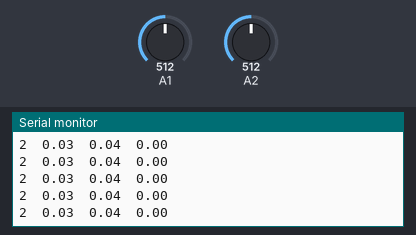
The sketch below on a simulated Arduino Uno, built with avr-gcc and run on an emulated ATmega328P. On the bench: the last lines printed to the serial monitor. The test bench sets the inputs (shaded band); at power-on: A2 = 512, A1 = 512.

Above: at 2.2 s.
2.3 s: A2 set to 716
At 3.0 s:
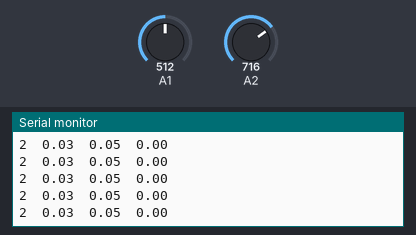
5.3 s: A1 set to 306
At 6.3 s:
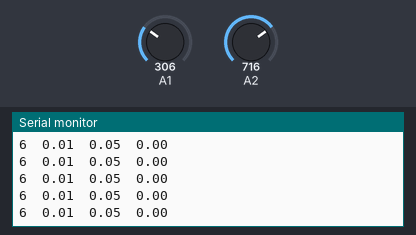
6.8 s: A2 set to 900
At 7.6 s:
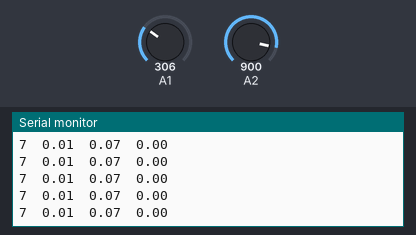
8.3 s: A1 set to 511
At 8.9 s:
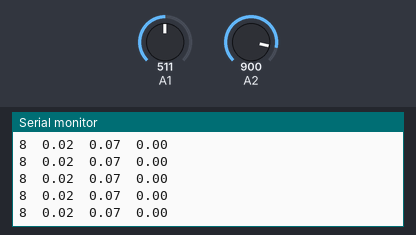
Timing chart, 0 to 11.3 s (numbered marks = the images above; inputs shaded):
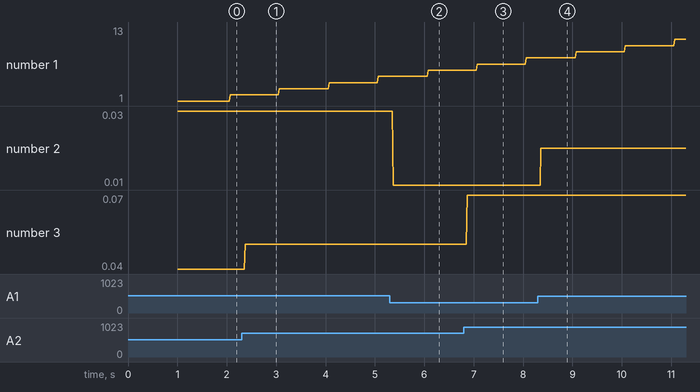

The sketch:

PID_Arduino.ino
```cpp
/*
 * This is a code that implements a function that performs discretized digital filter.
 * The function of this program is to reduce the noise present in the signals of sensors.
 * The Funtion is defined as : Error_filt = Error_filt * alpha + Error * (1-alpha)
 * this is the backward difference method which uses the a portion of the previously sensed value
 * to wash out the high frequency noise through constant averaging.
 *
 * so far this program is written so that if a potentiometer is turned to say: i want to be at 5 meters
 * then the actual position is read: I am at two meters
 * The error between the two is calculated: I need to move three meters
 * Then the controller moves as fast a possible to get to five meters
 * if it overshoots it corrects.
 * if the correction undershoots it corrects, etc, until the error is zero
 *
 * The future itration of this program will take both a gyroscopic reading and accelerometer reading to determine the drones angle of pitch and use the motors to correct it.
 * This program can also be used to help control the depth of the drone and keep it there.
 */

int ControlPin = 1; //Set the output pin

double PosRef = 0; //position reference
double Pos = 0;    // actual position
double Error = 0;  // error
double Error_dot = 0;  // time-derivative of the error
double Error_int = 0;  // Integral of the error
double Control_U = 0;  // Controller output
double Control_U_max = 255;  // Maximum output, in digital, 255 for Arduino digital pin output
double Control_U_min = 0;    // Minimum output
                             // these min/max controls can be changed, not suggested

double KP = 0;   // This is the proportional gain
double KI = 0;   // This is the Integral gain
double KD = 0;   // This is the derivative gain
                 // Any of the K values can be commented out to make certian controller types.
double Delta_t = 0; // discrete time jump

double Error_filt = 0;
double Error_filt_prev = 0;
double alpha = 0.9;  // alpha may be changed but is usually kept close to unity

unsigned long time_cur = 0;
unsigned long time_prev = 0;

double Poten2Meter = (5.0/1023.0)*0.01;
double Sense2Meter = (5.0/1023.0)*0.015;

void setup() {
  Serial.begin(9600);
  delay(1000);
  time_prev = millis();
}

void loop() {

   delay(5);                             // For slowing down the sampling rate if it is too fast
                                         // For our drone this delay will be implemented using the millis function
                                         // And a boolean statement
                                         // A delay() command stops all processing on the arduino and would render the drone useless
                                         // During that time.

   PosRef = analogRead(ControlPin)*Poten2Meter;   // Read reference command from the potentiometer and convert it to meters
   Pos = analogRead(2)*Sense2Meter;      // Read sensor output and convert it to meters

   Error = PosRef-Pos;                  // Feedback Error

   Error_filt = Error_filt * alpha + Error * (1-alpha);  // Filter the error for derivative calculation if the signal is noisy

   time_cur = millis();
   Delta_t = time_cur - time_prev;     // Calculate Delta_t

   Error_dot = (Error_filt-Error_filt_prev)/Delta_t;     // Calculate Error derivative

   Error_int = Error_int + Error*Delta_t;                // Calculate Error integral

   Control_U = KP*Error + KI*Error_int + KD*Error_dot;   // Compute the control signal

   if (Control_U > Control_U_max)
   {
      Control_U = Control_U_max;              // Control saturation
      Error_int = Error_int - Error*Delta_t;  // Integrtor anti-windup (prevent error integrator from winding up)
   }

   if (Control_U < Control_U_min)
   {
      Control_U = Control_U_min;              // Control saturation
      Error_int = Error_int - Error*Delta_t;  // Integrtor anti-windup (prevent error integrator from winding up)
   }

   analogWrite(ControlPin,floor(Control_U));   // Apply the control signal to actuator through PWM at pin#1


   Error_filt_prev = Error_filt;
   time_prev = time_cur;

   Serial.print(time_cur/1000);   // Prints time in seconds
   Serial.print("\t");            // Prints a tab

   Serial.print(PosRef);
   Serial.print("\t");

   Serial.print(Pos);
   Serial.print("\t");

   Serial.println(Control_U);

}
```

Measured:
- after the input at 2.3 s, the serial monitor: prints a new line after 0.07 s (image 1)
- after the input at 5.3 s, the serial monitor: prints a new line after 0.07 s (image 2)
- after the input at 6.8 s, the serial monitor: prints a new line after 0.07 s (image 3)
- after the input at 8.3 s, the serial monitor: prints a new line after 0.06 s (image 4)
- plotted number 2: 0.03 → 0.01 after the input at 5.3 s, 0.01 → 0.02 after the input at 8.3 s
- plotted number 3: 0.04 → 0.05 after the input at 2.3 s, 0.05 → 0.07 after the input at 6.8 s
